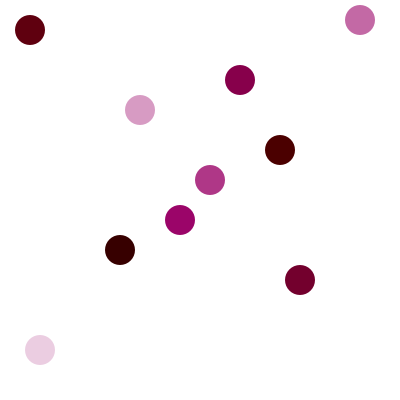
Frame 1 (no input)
Frame 60 (the mouse pressed at the canvas centre just before this capture): identical to frame 1, image omitted
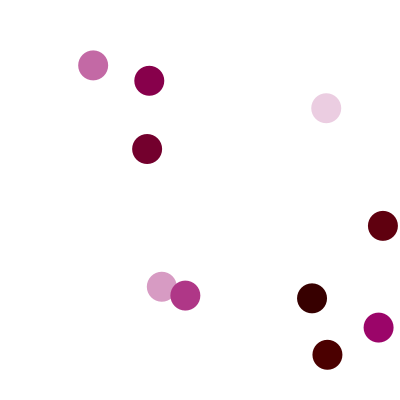
Frame 120 (the mouse held since frame 60 and released just before this capture)

The Processing sketch that drew these frames (run headless with seeded random() and noise(); from frame 60 on, the mouse is pressed at the canvas centre):

// Processing sketch: processing_105522
// ── processing_105522.pde

float [] circleX = {
  40, 140, 360, 210, 180, 240, 300, 30, 280, 120
};

float [] circleY = {
  350, 110, 20, 180, 220, 80, 280, 30, 150, 250
};

void setup() {
  size(400, 400);
  smooth();
  noStroke();
}

void draw() {
  background(255);
  drawing(255,255,255);
}

void drawing(int r, int g, int b) {
  for (int i=0; i<10; i++) {
    fill(r-=20, g-=50, b-=30);
    ellipse(circleX[i], circleY[i], 30, 30); 
  
      if (mousePressed == true) {
          for (int j=0; j<10; j++) {
          circleX[j] = random(width);
          circleY[j] = random(width);
          }
        } 
  }
}

    
